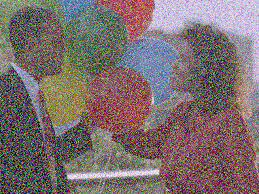
#> input picture filtres/noisy.jpg, 259 x 194 px
$ python filtreGaussien.py
#> lines starting #> are read from the running program, lines starting #| are printed output that depends on the picture
#> further down, image is the input picture: shape (194, 259, 3); mean B, G, R 110.5, 110.2, 124.3
### filtres/Myfonctions.py
import numpy as np


def my_sum(seq):
    total = 0

    # Convertir le générateur en liste
    seq_list = list(seq)

    # Utiliser la longueur de la liste
    length = len(seq_list)

    index = 0
    while index < length:
        total += seq_list[index]
        index += 1

    return total


# [143 lines left out: functions my_max, my_min, my_abs, my_max2, my_min2, dilation and 1 more, not called in this run]

### filtres/filtreGaussien.py
import cv2
import math
import numpy as np
import Myfonctions

def gaussian(x, y, sigma):
    return (1.0 / (2 * math.pi * sigma ** 2)) * math.exp(-(x ** 2 + y ** 2) / (2 * sigma ** 2))

def generate_gaussian_kernel(size, sigma):
#> called with size = 5, sigma = 1
    half_size = size // 2
    kernel = []

    i = -half_size
    while i <= half_size:
        row = []
        j = -half_size
        while j <= half_size:
            row.append(gaussian(i, j, sigma))
            j += 1
        kernel.append(row)
        i += 1

    # Normalize the kernel
    kernel_sum = Myfonctions.my_sum(Myfonctions.my_sum(row) for row in kernel)
    normalized_kernel = [[element / kernel_sum for element in row] for row in kernel]

    return normalized_kernel

def convolve(image, kernel):
    rows, cols, channels = image.shape
#> rows = 194; cols = 259; channels = 3
    filtered_img = np.zeros(image.shape, image.dtype)

    half_kernel = len(kernel) // 2

    i = half_kernel
    while i < rows - half_kernel:
        j = half_kernel
        while j < cols - half_kernel:
            k = 0
            while k < channels:
                # Calculate the weighted sum in the kernel window
                sum_pixels = 0
                m = -half_kernel
                while m <= half_kernel:
                    n = -half_kernel
                    while n <= half_kernel:
                        sum_pixels += image[i + m, j + n, k] * kernel[m + half_kernel][n + half_kernel]
                        n += 1
                    m += 1

                # Update the pixel value with the weighted sum
                filtered_img[i, j, k] = int(sum_pixels)
                k += 1

            j += 1

        i += 1
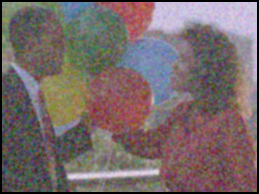
#> filtered_img: shape (194, 259, 3); mean B, G, R 105.4, 105.3, 119
#> after the loop, i = 192

    return filtered_img

# Execution
# Read the image
image = cv2.imread('noisy.jpg')

# Specify the kernel size and sigma
kernel_size = 5
sigma = 1.0

# Generate the Gaussian kernel
gaussian_kernel_2d = generate_gaussian_kernel(kernel_size, sigma)

# Apply the Gaussian filter
filtered_image = convolve(image, gaussian_kernel_2d)

# Display the original and filtered images
cv2.imshow('Image Originale', image)
cv2.imshow('Image Filtree (Gaussien)', filtered_image)
cv2.waitKey(0)
cv2.destroyAllWindows()
